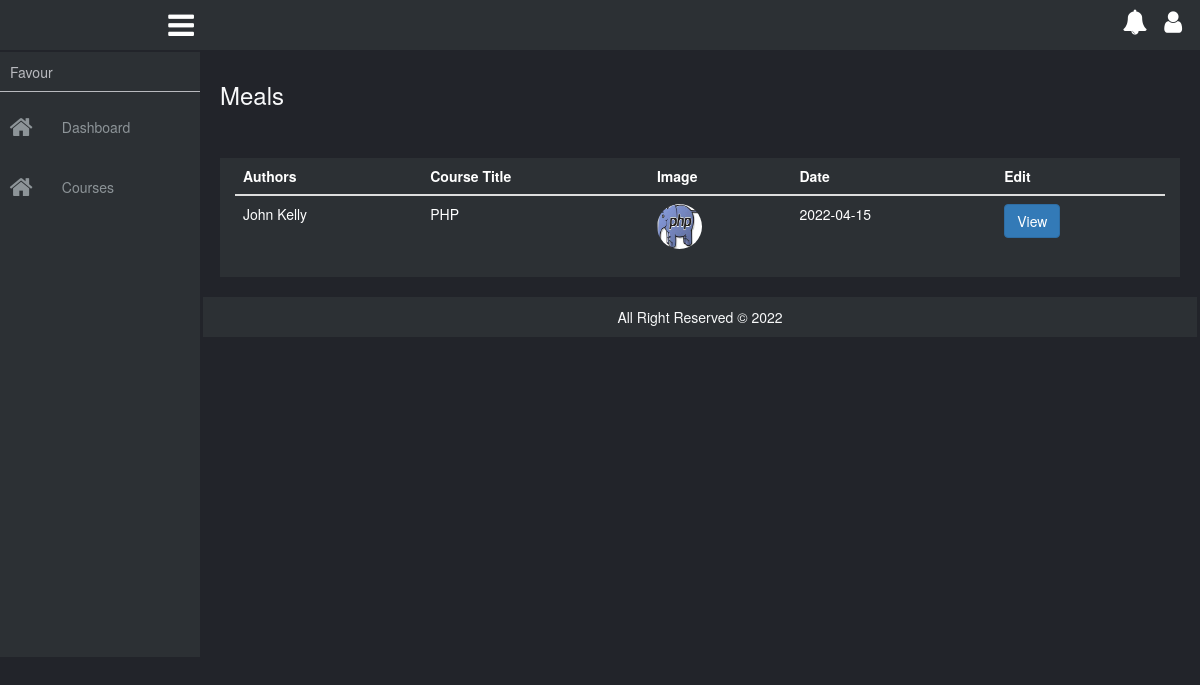
Screenshot of /all_course (signed in) with the database file from the repository.
### tables this page shows
CREATE TABLE `meals` (
  `id` int(11) NOT NULL,
  `userId` varchar(10) NOT NULL,
  `mealId` varchar(10) NOT NULL,
  `mealName` varchar(30) NOT NULL,
  `image` varchar(255) NOT NULL,
  `date` date NOT NULL
);

CREATE TABLE `users` (
  `id` int(11) NOT NULL,
  `fn` varchar(30) NOT NULL,
  `ln` varchar(30) NOT NULL,
  `email` varchar(50) NOT NULL,
  `pn` varchar(20) NOT NULL,
  `password` varchar(50) NOT NULL,
  `ms` varchar(20) NOT NULL,
  `date` date NOT NULL,
  `level` varchar(7) NOT NULL,
  `sex` varchar(7) NOT NULL,
  `picture` text NOT NULL,
  `last_login` date NOT NULL,
  `status` varchar(10) NOT NULL
);

### config/dblink.php (called while the page is built, shortened)
<?php
class DB{
private $connect = NULL;
public function __construct()
  {
$servername = "localhost";
$username = "root";
$password = "";
$dbname = "elearn2";
  $this->connect = "";
  try{
  $this->connect = new PDO("mysql:host=$servername;dbname=$dbname", $username, $password);
  $this->connect->setAttribute(PDO::ATTR_ERRMODE, PDO::ERRMODE_EXCEPTION);
  $this->connect->exec("SET CHARACTER SET utf8");
    }
  catch(PDOException $e) {
  echo 'Error: ' . $e->getMessage();
        }
  }
 public function tbl_select($tblquery,$tblvalue = array())
 {
 try{
  $stmt = $this->connect->prepare($tblquery);
  $stmt->execute($tblvalue);
  $results = $stmt->fetchAll(PDO::FETCH_ASSOC);
  return $results;
} catch(PDOException $e) {
    echo 'Error: ' . $e->getMessage();
  }
 }
  }
?>

### page/all_course.php (the view, shortened to what this page needs)
<div class="main-body">
    <h3 class="title">Meals</h3>
    <div class="row no-p notification">
        <div class="col-xs-12">
            <table class="table">
                <thead>
                    <tr>
                        <th>Authors</th>
                        <th>Course Title</th>
                        <th>Image</th>
                        <th>Date</th>
                        <th>Edit</th>
                    </tr>
                </thead>
                <tbody>
                    <tr>
                        <?php
                            $tblquery = "SELECT meals.mealId, meals.userId, users.fn, users.ln, meals.id, meals.mealName, meals.image, meals.date FROM users INNER JOIN meals ON users.id = meals.userId ORDER BY meals.mealName";
                            $tblvalue = array();
                            $select = $collect->tbl_select($tblquery, $tblvalue);
                            foreach($select as $data){
                                extract($data);
                                ?>
                                <?php
                                    echo "
                                        <tr>
                                            <td>$ln $fn</td>
                                            <td>$mealName</td>
                                            <td><img src='./upload/$image' width='45px' height='45px' title='Meal Image' style='border-radius:50%;'></td>
                                            <td>$date</td>
                                            <td>
                                                <form action='all_course' method='POST'>
                                                    <input type='hidden' name='userId' value='$userId'>
                                                    <input type='hidden' name='mealId' value='$mealId'>
                                                    <input type='submit' name='view' class='btn btn-primary' value='View'>
                                                </form>
                                            </td>
                                        </tr>
                                    ";
                            }
                        ?>
                    </tr>
                </tbody>
            </table>
        </div>
    </div>
</div>

### css/style.css (style rules this page uses)
body { background: #22242a; box-sizing: border-box; margin: 0; padding: 0; }
.container, .container-fluid, .no-p, .row { margin: 0; padding: 0; }
table tr th, table tr td { color:#ffffff; }
.main-body { margin: 20px; margin-top: 30px; padding: 0px; }
.main-body .title { color:#F8F9FA; }
.notification { background: #2C3034; height: auto; margin-top: 50px; }

### rows the page displays
meals: userId.ln "John", userId.fn "Kelly", mealName "PHP", image (picture), date "2022-04-15"

### other values shown
$_SESSION['fn'] "Favour"
